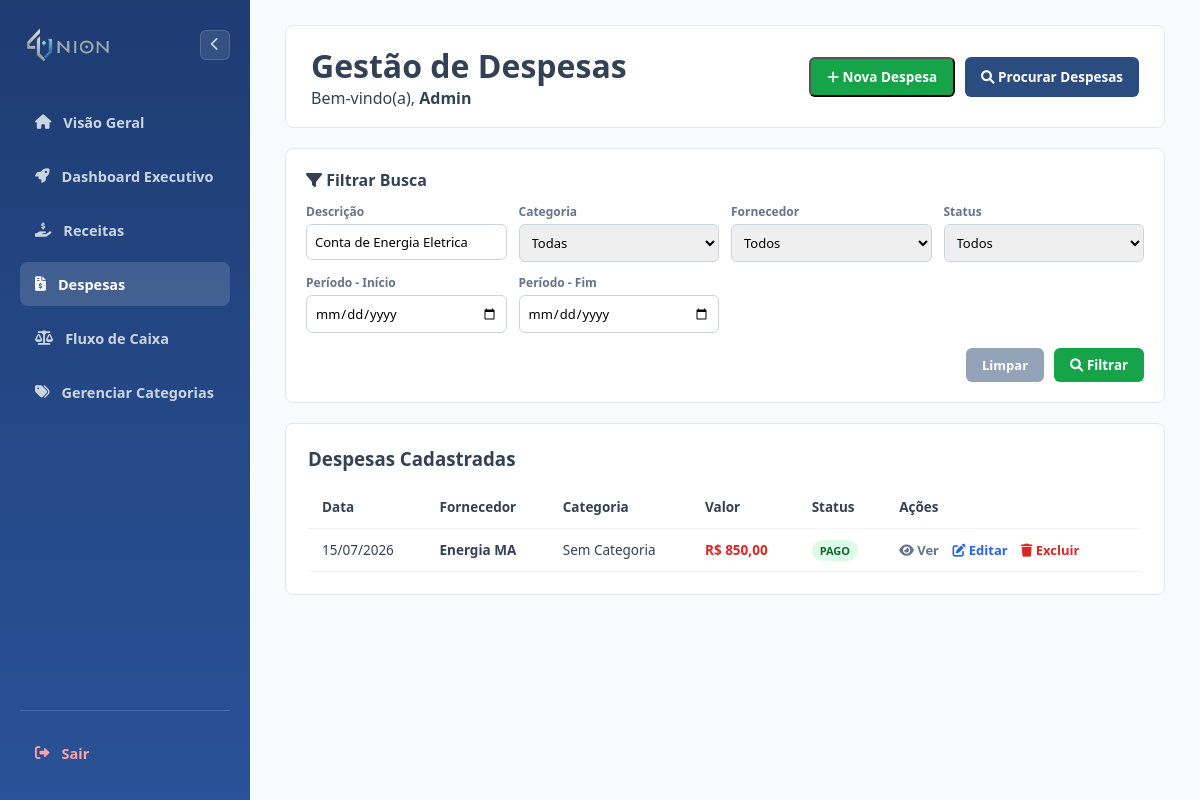
Screenshot of /pages/despesas/listar.php?f_busca=Conta de Energia Eletrica (signed in) with the database file from the repository.
### tables this page shows
CREATE TABLE `despesas` (
  `id` int(11) NOT NULL,
  `fornecedor_id` int(11) DEFAULT NULL,
  `categoria_id` int(11) DEFAULT NULL,
  `forma_pagamento_id` int(11) DEFAULT NULL,
  `conta_id` int(11) DEFAULT NULL,
  `usuario_id` int(11) DEFAULT NULL,
  `descricao` varchar(200) DEFAULT NULL,
  `valor` decimal(12,2) DEFAULT NULL,
  `data_pagamento` date DEFAULT NULL,
  `observacao` text DEFAULT NULL,
  `status` enum('Pago','Pendente') DEFAULT NULL,
  `ativo` char(1) NOT NULL DEFAULT 'S'
);

### pages/despesas/listar.php (the view, shortened to what this page needs)
<?php
require_once "../../config/conexao.php";
$usuario_id   = $_SESSION['usuario_id'] ?? $_SESSION['id'] ?? $_SESSION['id_usuario'] ?? $_SESSION['user_id'] ?? null;
$usuario_nome = $_SESSION['usuario_nome'] ?? $_SESSION['nome'] ?? 'Usuário';
function formatarValorSemArredondar($valor) {
    $valorStr = (string)$valor;
    $partes = explode('.', $valorStr);
    $inteiro = number_format((float)$partes[0], 0, '', '.');
    $decimais = isset($partes[1]) ? $partes[1] : '00';
    if (strlen($decimais) < 2) {
        $decimais = str_pad($decimais, 2, '0', STR_PAD_RIGHT);
    } else {
        $decimais = substr($decimais, 0, 2);
    }
    return $inteiro . ',' . $decimais;
}
$filtro_busca       = isset($_GET['f_busca']) ? trim($_GET['f_busca']) : '';
$filtro_categoria   = isset($_GET['f_categoria']) ? trim($_GET['f_categoria']) : '';
$filtro_fornecedor  = isset($_GET['f_fornecedor']) ? trim($_GET['f_fornecedor']) : '';
$filtro_status      = isset($_GET['f_status']) ? trim($_GET['f_status']) : '';
$filtro_data_inicio = isset($_GET['f_data_inicio']) ? trim($_GET['f_data_inicio']) : '';
$filtro_data_fim    = isset($_GET['f_data_fim']) ? trim($_GET['f_data_fim']) : '';
$tem_filtro_ativo = (!empty($filtro_busca) || !empty($filtro_categoria) || !empty($filtro_fornecedor)
    || !empty($filtro_status) || !empty($filtro_data_inicio) || !empty($filtro_data_fim));
try {
    $sql = "SELECT d.*,
                   c.nome AS categoria_nome,
                   COALESCE(NULLIF(f.nome_fantasia, ''), f.razao_social) AS fornecedor_nome
            FROM despesas d
            LEFT JOIN categorias c ON d.categoria_id = c.id
            LEFT JOIN fornecedores f ON d.fornecedor_id = f.id
            WHERE d.usuario_id = :usuario_id AND d.ativo = 'S'";
    $params = ['usuario_id' => $usuario_id];
    if (!empty($filtro_busca)) {
        $sql .= " AND d.descricao LIKE :busca";
        $params['busca'] = "%" . $filtro_busca . "%";
    }
    $sql .= " ORDER BY d.data_pagamento DESC";
    $stmt = $conexao->prepare($sql);
    $stmt->execute($params);
    $despesas = $stmt->fetchAll(PDO::FETCH_ASSOC);
} catch (PDOException $e) {
    $despesas = [];
}
?>
<!DOCTYPE html>
<html lang="pt-br">
<head>
    <link rel="stylesheet" href="https://cdnjs.cloudflare.com/ajax/libs/font-awesome/6.0.0/css/all.min.css">
    <link rel="stylesheet" href="../../assets/css/listar.css?v=<?= time() ?>">
</head>
<body>
    <?php $sidebarActive = 'despesas'; $sidebarRoot = '../../'; include __DIR__ . '/../../partials/sidebar.php'; ?>
    <main class="main-content">
        <header class="topbar">
            <div>
                <h1>Gestão de Despesas</h1>
                <p>Bem-vindo(a), <strong><?= htmlspecialchars($usuario_nome) ?></strong></p>
            </div>
            <div class="topbar-actions">
                <button type="button" class="btn-add" onclick="abrirModalCadastrar()">
                    <i class="fas fa-plus"></i> Nova Despesa
                </button>
                <button type="button" id="btnToggleFiltros" class="btn-search" onclick="toggleFiltros()">
                    <i class="fas fa-search"></i> Procurar Despesas
                </button>
            </div>
        </header>
        <div id="painelFiltros" class="filter-section" style="<?= $tem_filtro_ativo ? 'display:block;' : 'display:none;'; ?>">
            <h4 style="margin-bottom:12px;"><i class="fas fa-filter"></i> Filtrar Busca</h4>
            <form action="listar.php" method="GET">
                <div class="filter-grid">
                    <div class="filter-group">
                        <label>Descrição</label>
                        <input type="text" name="f_busca" value="<?= htmlspecialchars($filtro_busca) ?>">
                    </div>
                    <div class="filter-group">
                        <label>Categoria</label>
                        <select name="f_categoria">
                            <option value="">Todas</option>
                        </select>
                    </div>
                    <div class="filter-group">
                        <label>Fornecedor</label>
                        <select name="f_fornecedor">
                            <option value="">Todos</option>
                        </select>
                    </div>
                    <div class="filter-group">
                        <label>Status</label>
                        <select name="f_status">
                            <option value="">Todos</option>
                        </select>
                    </div>
                    <div class="filter-group">
                        <label>Período - Início</label>
                        <input type="date" name="f_data_inicio" max="9999-12-31" value="<?= htmlspecialchars($filtro_data_inicio) ?>">
                    </div>
                    <div class="filter-group">
                        <label>Período - Fim</label>
                        <input type="date" name="f_data_fim" max="9999-12-31" value="<?= htmlspecialchars($filtro_data_fim) ?>">
                    </div>
                </div>
                <div class="filter-buttons">
                    <a href="listar.php" class="btn-clear">Limpar</a>
                    <button type="submit" class="btn-apply"><i class="fas fa-search"></i> Filtrar</button>
                </div>
            </form>
        </div>
        <div class="card">
            <h3 style="margin-bottom:15px;">Despesas Cadastradas</h3>
            <?php if (empty($despesas)): ?>
                <div style="text-align: center; padding: 40px 20px; color: #64748b;">
                    <i class="fas fa-file-invoice-dollar" style="font-size: 48px; color: #cbd5e1; margin-bottom: 15px; display: block;"></i>
                    <h4 style="font-size: 18px; color: #334155; margin-bottom: 8px;">Nenhuma despesa registrada</h4>
                    <p style="font-size: 14px; margin-bottom: 20px;">Comece cadastrando os gastos da empresa.</p>
                    <button type="button" class="btn-add" onclick="abrirModalCadastrar()" style="display: inline-flex; align-items: center; gap: 8px;">
                        <i class="fas fa-plus"></i> Cadastrar Nova Despesa
                    </button>
                </div>
            <?php else: ?>
                <table class="data-table">
                    <thead>
                        <tr>
                            <th>Data</th>
                            <th>Fornecedor</th>
                            <th>Categoria</th>
                            <th>Valor</th>
                            <th>Status</th>
                            <th>Ações</th>
                        </tr>
                    </thead>
                    <tbody>
                        <?php foreach ($despesas as $row): ?>
                            <tr class="<?= $row['status'] === 'Pendente' ? 'row-pendente' : '' ?>">
                                <td data-label="Data"><?= !empty($row['data_pagamento']) ? date('d/m/Y', strtotime($row['data_pagamento'])) : '-' ?></td>
                                <td data-label="Fornecedor"><strong><?= htmlspecialchars($row['fornecedor_nome'] ?? 'Não informado') ?></strong></td>
                                <td data-label="Categoria"><?= htmlspecialchars($row['categoria_nome'] ?? 'Sem Categoria') ?></td>
                                <td data-label="Valor" style="color:#dc2626; font-weight:600;">
                                    R$ <?= formatarValorSemArredondar($row['valor']) ?>
                                </td>
                                <td data-label="Status">
                                    <span class="badge <?= $row['status'] === 'Pago' ? 'badge-receita' : 'badge-despesa' ?>">
                                        <?= htmlspecialchars($row['status']) ?>
                                    </span>
                                </td>
                                <td class="action-links" data-label="Ações">
                                    <a href="javascript:void(0)" style="color:#64748b;" onclick="abrirModalVisualizar(<?= $row['id'] ?>)">
                                        <i class="fas fa-eye"></i> Ver
                                    </a>
                                    <a href="javascript:void(0)" style="color:#2563eb;" onclick="abrirModalEditar(<?= $row['id'] ?>)">
                                        <i class="fas fa-edit"></i> Editar
                                    </a>
                                    <a href="javascript:void(0)" style="color:#dc2626;" onclick="abrirModalExcluir(<?= $row['id'] ?>, '<?= htmlspecialchars(addslashes($row['descricao']), ENT_QUOTES) ?>')">
                                        <i class="fas fa-trash"></i> Excluir
                                    </a>
                                </td>
                            </tr>
                        <?php endforeach; ?>
                    </tbody>
                </table>
            <?php endif; ?>
        </div>
    </main>
</body>
</html>

### assets/css/listar.css (style rules this page uses)
* { box-sizing: border-box; margin: 0; padding: 0; font-family: 'Segoe UI', Tahoma, Geneva, Verdana, sans-serif; }
body { background-color: #f8fafc; color: #334155; display: flex; min-height: 100vh; }
.sidebar, .main-content { transition: all 0.3s ease-in-out !important; }
.main-content { flex: 1; min-width: 0; padding: 25px 35px; display: flex; flex-direction: column; gap: 20px; }
.topbar { display: flex; justify-content: space-between; align-items: center; background: #ffffff; padding: 18px 25px; border-radius: 8px; border: 1px solid #e2e8f0; }
.topbar-actions { display: flex; gap: 10px; }
.btn-add { background-color: #16a34a; color: #ffffff; padding: 9px 16px; border-radius: 6px; text-decoration: none; font-size: 13.5px; font-weight: 600; }
.btn-search { background-color: #2b4c7e; color: #ffffff; border: none; padding: 9px 16px; border-radius: 6px; font-size: 13.5px; font-weight: 600; cursor: pointer; }
.filter-section { background: #ffffff; border: 1px solid #e2e8f0; border-radius: 8px; padding: 20px; }
.filter-grid { display: grid; grid-template-columns: repeat(auto-fit, minmax(160px, 1fr)); gap: 12px; }
.filter-group label { display: block; font-size: 12px; font-weight: 600; color: #64748b; margin-bottom: 4px; }
.filter-group input, .filter-group select { width: 100%; padding: 8px; border: 1px solid #cbd5e1; border-radius: 6px; font-size: 13px; }
.filter-buttons { display: flex; gap: 10px; margin-top: 15px; justify-content: flex-end; }
.btn-apply { padding: 8px 16px; background: #16a34a; color: white; border: none; border-radius: 6px; font-weight: 600; cursor: pointer; }
.btn-clear { padding: 8px 16px; background: #94a3b8; color: white; text-decoration: none; border-radius: 6px; font-weight: 600; font-size: 13px; }
.card { background: #ffffff; border-radius: 8px; border: 1px solid #e2e8f0; padding: 22px; }
.data-table { width: 100%; border-collapse: collapse; font-size: 13.5px; }
.data-table th, .data-table td { padding: 12px 14px; border-bottom: 1px solid #f1f5f9; text-align: left; }
.badge { padding: 3px 8px; border-radius: 12px; font-size: 11px; font-weight: 700; text-transform: uppercase; }
.badge-receita { background: #dcfce7; color: #166534; }
.action-links a { text-decoration: none; font-weight: 600; font-size: 13px; margin-right: 10px; }
.card { overflow-x: auto; }

### rows the page displays
despesas: data_pagamento "15/07/2026", fornecedor_nome "Energia MA", categoria_nome "Sem Categoria", valor "850,00", status "PAGO"

### other values shown
$item['label'] "Visão Geral"
$item['label'] "Dashboard Executivo"
$item['label'] "Receitas"
$item['label'] "Despesas"
$item['label'] "Fluxo de Caixa"
$item['label'] "Gerenciar Categorias"
$usuario_nome "Admin"
